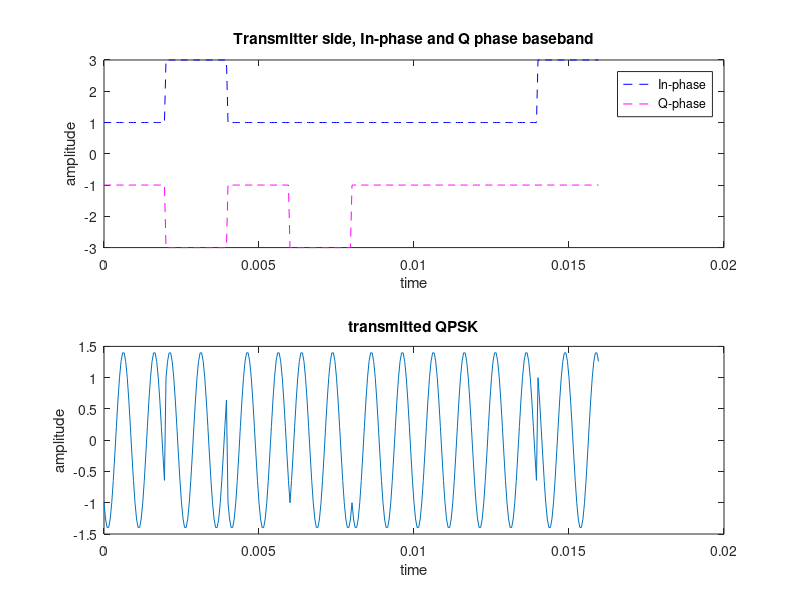
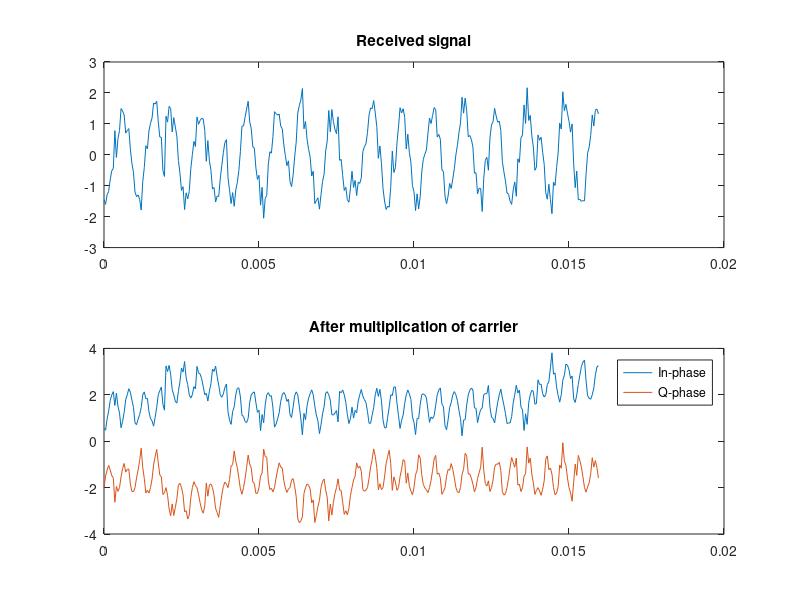
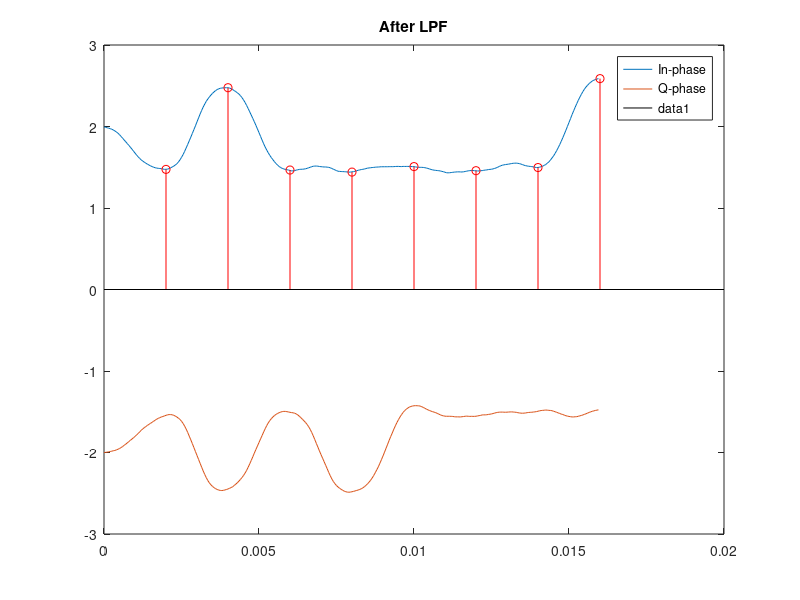
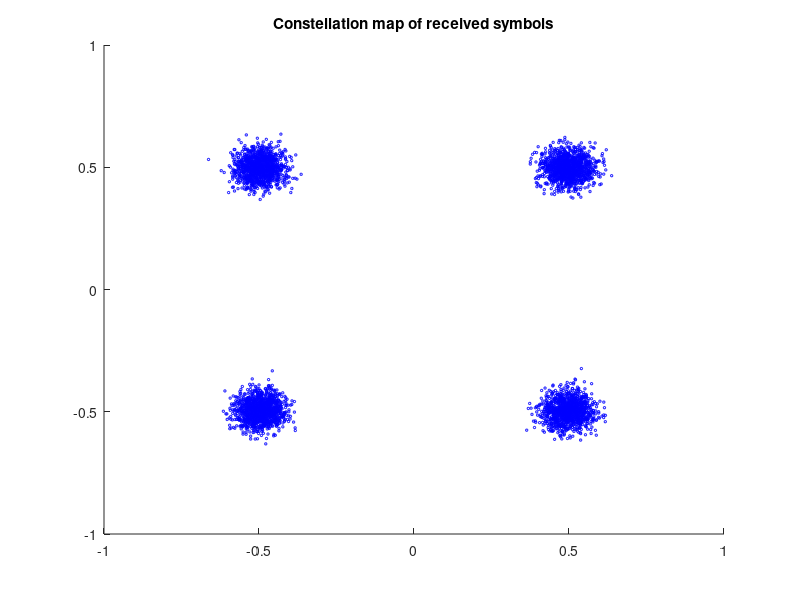

Source code (MATLAB) for these figures, in order:
close all;
N = 10000;      % number of bits in the simulation
res = 40;       % timeline resolution
r = 2;          % QPSK bits/symbol rate
T = 10;         % simulation time, 10sec
R = N/T;        % bit rate
Rsym = R/2;     % symbol rate
fc = 1000;      % carrier frequency
fs = Rsym*res;  % sampling rate (how many pieces of data per second)
cutoff = fc/fs/2/2; % LPF filter cutoff frequency, to filter out 2*fc component
B=fir1(res+1,cutoff);   % filter coeffieicent design
range = 1:8*res;    % signal display range
t = 0:1/(Rsym*res):(T-1/(res*Rsym)); % make a timeline
t1 = ones(1,res);   % for kron() function to extend data as signal
A0 = 1;
SNR = 10;

ctI = A0*cos(2*pi*fc*t);
ctQ = A0*cos(2*pi*fc*t + pi/2);

patterns = [1 1 ; 1 -1; -1 1; -1 -1];  % fixed patterns (to see constellation map)
% first show constellation with fixed patterns
for k=1:4
    bk = kron(ones(1,N/r),patterns(k,:));   % extend pattern to be N bits
    bkI = bk(1:2:N); % odd-numbered bits go in-phase;
    bkQ = bk(2:2:N); % even-numbered bits go q-phase;
    BKI = kron(bkI, t1);    % extend data to signal
    BKQ = kron(bkQ, t1);    
    
    % 3. multiply bkI with ctI, and bkQ with ctQ
    branch1 = ctI.*BKI;     % modulate In-phase, and Q-phase
    branch2 = ctQ.*BKQ;

    % 4. add the multiplication results together, it is QPSK
    QPSK = branch1 + branch2;   % add the branches together

    %the received part
    rsig = awgn(QPSK, SNR);   % add gaussian noise with given SNR
    aip=rsig.*ctI;      % demodulate in-phase and q-phase
    aqp=rsig.*ctQ;

    aIPP=filter(B,1,aip);   % pass through LFP to get ride of 2*fc component
    aQPP=filter(B,1,aqp);

    sampleI2=aIPP((res):res:length(aIPP));  % sample the LPF output signal
    sampleQ2=aQPP((res):res:length(aQPP));

    figure(11)
    scatter(sampleI2,sampleQ2,3,'b');
    title('Receiver Constellation map');
    axis([-1 1 -1 1]);
    grid on
    hold on
    %judge / decision making
    aIPPP=2*(sampleI2>0)-1;
    aQPPP=2*(sampleQ2>0)-1;

    sprintf('pattern is %d%d.', patterns(k,1), patterns(k,2))
    pause(1); % pause
end
hold off
% Random bit pattern
bk = 2*(rand(1,N)>0.5)-1;

bkI = bk(1:2:N); 
bkQ = bk(2:2:N); 
BKI = kron(bkI, t1);
BKQ = kron(bkQ, t1);

figure(1)
subplot(2,1,1)
plot(t(range),BKI(range)+2, 'b--', t(range), BKQ(range)-2, 'm--')
title('Transmitter side, In-phase and Q phase baseband')
legend('In-phase','Q-phase');
xlabel('time');
ylabel('amplitude');
% 3. multiply bkI with ctI, and bkQ with ctQ
branch1 = ctI.*BKI;
branch2 = ctQ.*BKQ;

% 4. add the multiplication results together, it is QPSK
QPSK = branch1 + branch2;
subplot(2,1,2);
plot(t(range), QPSK(range));
title('transmitted QPSK')
xlabel('time');
ylabel('amplitude');

%the received part
rsig = awgn(QPSK, SNR);
figure(2);
subplot(2,1,1);
plot(t(range), rsig(range));
title('Received signal');

aip=rsig.*ctI;  % demodulate by carrier
aqp=rsig.*ctQ;
subplot(2,1,2);
plot(t(range), aip(range)+2, t(range), aqp(range)-2);
title('After multiplication of carrier');
legend('In-phase', 'Q-phase');

aIPP=filter(B,1,aip);   % pass through the LPF
aQPP=filter(B,1,aqp);

sampleI2=aIPP((res):res:length(aIPP));  %take samples
sampleQ2=aQPP((res):res:length(aQPP));

figure(3) % plot the output of LPF and samples
plot(t(range), aIPP(range)+2, t(range), aQPP(range)-2);
title('After LPF');
legend('In-phase','Q-phase');
% plot sampled values of first 8 samples
hold on
stem(((res/2+res/2):res:(8*res+res/2))/(Rsym*res), sampleI2(1:8)+2, 'r');
hold off

figure(4)   % show the constellation map of received signal
scatter(sampleI2,sampleQ2,3,'b');
title('Constellation map of received symbols');

% binary detection
aIPPP=2*(sampleI2>0)-1;
aQPPP=2*(sampleQ2>0)-1;
%to get the bit error rate
errI = sum(bkI~=aIPPP);     % find erroneous bit in in-phase data
errQ = sum(bkQ~=aQPPP);     % in q-phase
ber = (errI+errQ)/N;        % calculate BER
sprintf('Ber is %f.\n', ber);   % display BER on console window.
